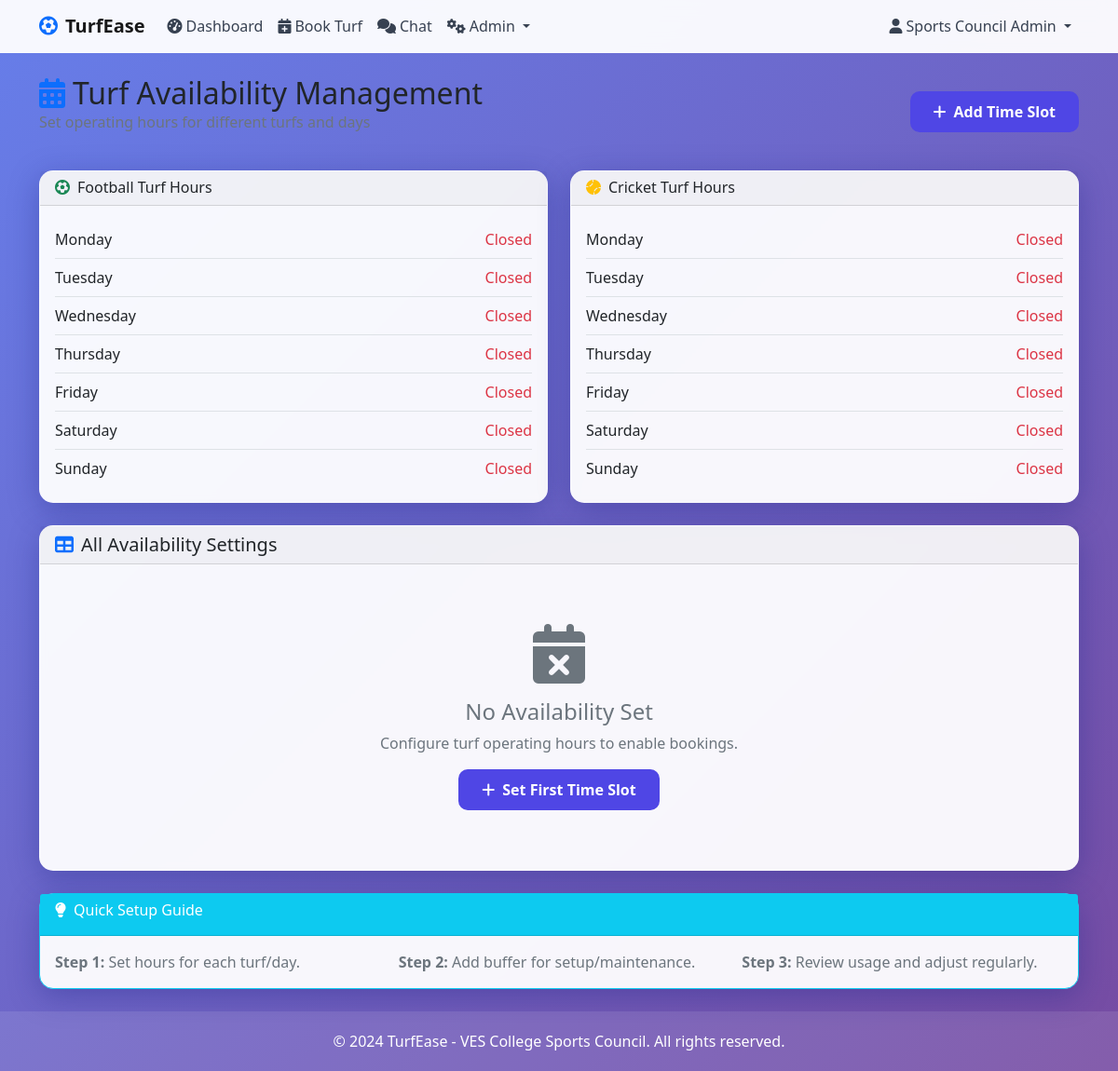
The page /admin/turf_availability (signed in) on the database as committed earlier.
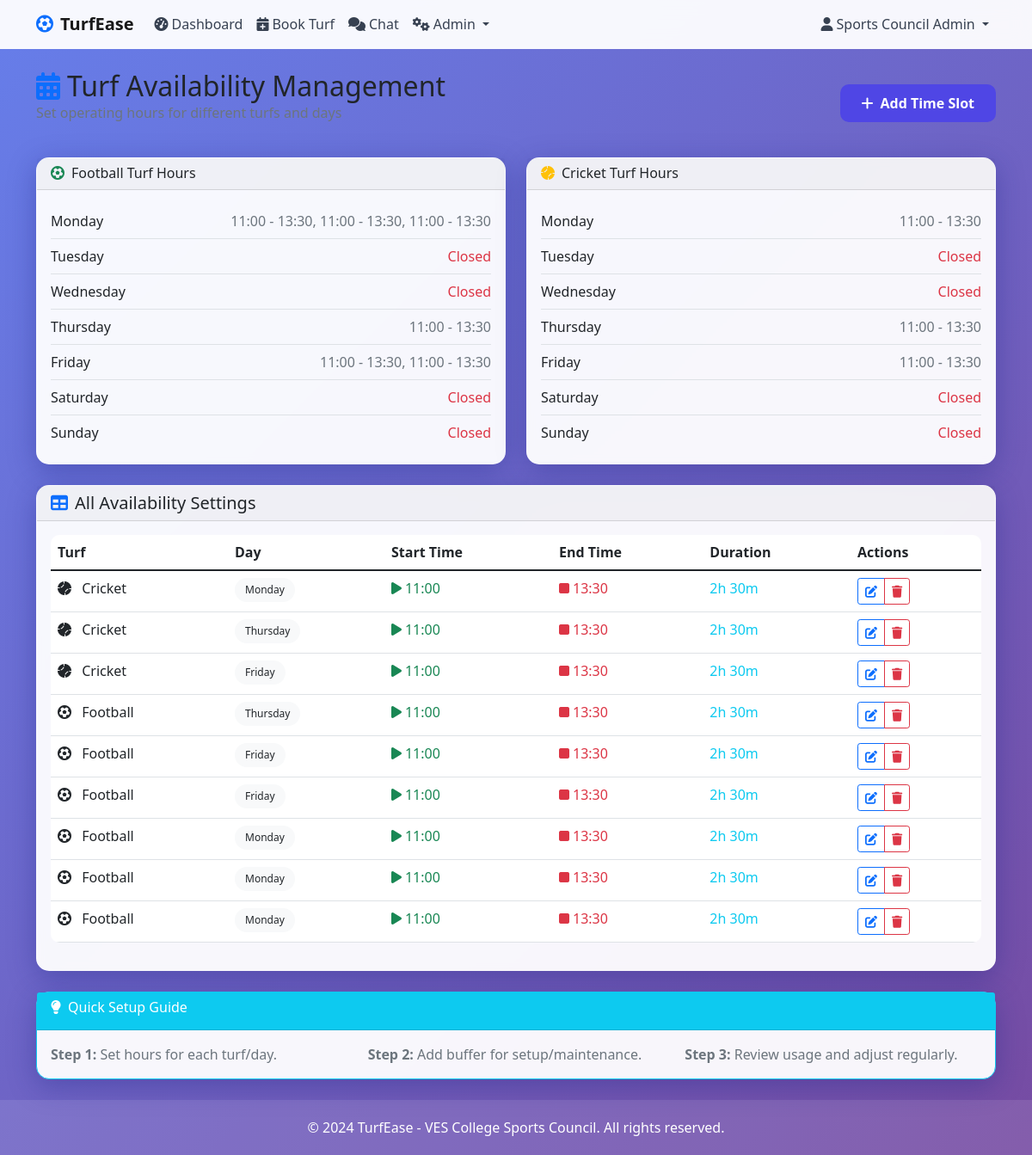
The same page on the database as committed later.
### tables this page shows
CREATE TABLE users (
        id INTEGER PRIMARY KEY AUTOINCREMENT,
        email TEXT UNIQUE NOT NULL,
        name TEXT NOT NULL,
        division TEXT,
        is_admin BOOLEAN DEFAULT 0,
        is_active BOOLEAN DEFAULT 0,
        password_hash TEXT,
        created_at TIMESTAMP DEFAULT CURRENT_TIMESTAMP
    , otp TEXT);

CREATE TABLE turf_availability (
            id INTEGER PRIMARY KEY AUTOINCREMENT,
            turf_side TEXT NOT NULL,
            day_of_week TEXT NOT NULL,  -- e.g., 'Monday'
            start_time TEXT NOT NULL,   -- e.g., '04:00'
            end_time TEXT NOT NULL      -- e.g., '22:00'
        );

### app.py (the view, shortened to what this page needs)
@app.route('/admin/turf_availability', methods=['GET', 'POST'])
@admin_required
def turf_availability():
    conn = get_db_connection()
    availabilities = conn.execute('SELECT * FROM turf_availability').fetchall()
    conn.close()
    return render_template('admin_turf_availability.html', availabilities=availabilities, turf_sides=TURF_SIDES)

### app.py (called while the page is built)
@login_manager.user_loader
def load_user(user_id):
    conn = sqlite3.connect(DATABASE)
    cursor = conn.cursor()
    cursor.execute('SELECT * FROM users WHERE id = ?', (user_id,))
    user_data = cursor.fetchone()
    conn.close()
    if user_data:
        return User(
            user_data[0],  # id
            user_data[1],  # email
            user_data[2],  # name
            user_data[3],  # division
            user_data[4],  # is_admin
            user_data[5],  # is_active (adjust index if needed)
        )
    return None

def admin_required(f):
    @wraps(f)
    def decorated_function(*args, **kwargs):
        if not current_user.is_authenticated or not current_user.is_admin:
            flash('Access denied. Admin privileges required.', 'error')
            return redirect(url_for('login'))
        return f(*args, **kwargs)
    return decorated_function

def get_db_connection():
    conn = sqlite3.connect(DATABASE)
    conn.row_factory = sqlite3.Row
    return conn

    @property
    def is_active(self):
        return bool(self._is_active_flag)  # Overriding default property safely

### templates/admin_turf_availability.html (shortened to what this page needs)
{% extends "base.html" %}
{% block content %}
<div class="row">
    <div class="col-12">
        <div class="d-flex justify-content-between align-items-center mb-4">
            <div>
                <h2 class="mb-0">
                    <i class="fas fa-calendar-alt text-primary me-2"></i>Turf Availability Management
                </h2>
                <p class="text-muted">Set operating hours for different turfs and days</p>
            </div>
            <button class="btn btn-primary" data-bs-toggle="modal" data-bs-target="#addAvailabilityModal">
                <i class="fas fa-plus me-2"></i>Add Time Slot
            </button>
        </div>
    </div>
</div>
<div class="row mb-4">
    <div class="col-md-6">
        <div class="card">
            <div class="card-header"><h6 class="mb-0"><i class="fas fa-futbol text-success me-2"></i>Football Turf Hours</h6></div>
            <div class="card-body">
                {% for day in ['Monday', 'Tuesday', 'Wednesday', 'Thursday', 'Friday', 'Saturday', 'Sunday'] %}
                <div class="d-flex justify-content-between align-items-center py-2 {% if not loop.last %}border-bottom{% endif %}">
                    <span class="fw-medium">{{ day }}</span>
                    <span class="text-muted">
                        {% set football_times = availabilities|selectattr("turf_side", "equalto", "Football")|selectattr("day_of_week", "equalto", day)|list %}
                        {% if football_times %}
                            {% for time in football_times %}
                                {{ time.start_time }} - {{ time.end_time }}{% if not loop.last %}, {% endif %}
                            {% endfor %}
                        {% else %}
                            <span class="text-danger">Closed</span>
                        {% endif %}
                    </span>
                </div>
                {% endfor %}
            </div>
        </div>
    </div>
    <div class="col-md-6">
        <div class="card">
            <div class="card-header"><h6 class="mb-0"><i class="fas fa-baseball-ball text-warning me-2"></i>Cricket Turf Hours</h6></div>
            <div class="card-body">
                {% for day in ['Monday', 'Tuesday', 'Wednesday', 'Thursday', 'Friday', 'Saturday', 'Sunday'] %}
                <div class="d-flex justify-content-between align-items-center py-2 {% if not loop.last %}border-bottom{% endif %}">
                    <span class="fw-medium">{{ day }}</span>
                    <span class="text-muted">
                        {% set cricket_times = availabilities|selectattr("turf_side", "equalto", "Cricket")|selectattr("day_of_week", "equalto", day)|list %}
                        {% if cricket_times %}
                            {% for time in cricket_times %}
                                {{ time.start_time }} - {{ time.end_time }}{% if not loop.last %}, {% endif %}
                            {% endfor %}
                        {% else %}
                            <span class="text-danger">Closed</span>
                        {% endif %}
                    </span>
                </div>
                {% endfor %}
            </div>
        </div>
    </div>
</div>
<div class="row">
    <div class="col-12">
        <div class="card">
            <div class="card-header">
                <h5 class="mb-0"><i class="fas fa-table text-primary me-2"></i>All Availability Settings</h5>
            </div>
            <div class="card-body">
                {% if availabilities %}
                <div class="table-responsive">
                    <table class="table table-hover">
                        <thead>
                            <tr>
                                <th>Turf</th>
                                <th>Day</th>
                                <th>Start Time</th>
                                <th>End Time</th>
                                <th>Duration</th>
                                <th>Actions</th>
                            </tr>
                        </thead>
                        <tbody>
                            {% for availability in availabilities %}
                            <tr>
                                <td>
                                    <i class="fas fa-{{ 'futbol' if availability.turf_side == 'Football' else 'baseball-ball' }} me-2"></i>
                                    {{ availability.turf_side }}
                                </td>
                                <td><span class="badge bg-light text-dark">{{ availability.day_of_week }}</span></td>
                                <td><span class="text-success"><i class="fas fa-play me-1"></i>{{ availability.start_time }}</span></td>
                                <td><span class="text-danger"><i class="fas fa-stop me-1"></i>{{ availability.end_time }}</span></td>
                                <td>
                                    {% set start = availability.start_time.split(':') %}
                                    {% set end = availability.end_time.split(':') %}
                                    {% set duration = (end[0]|int*60 + end[1]|int) - (start[0]|int*60 + start[1]|int) %}
                                    <span class="text-info">{{ (duration // 60) }}h {{ (duration % 60) }}m</span>
                                </td>
                                <td>
                                    <div class="btn-group">
                                        <button class="btn btn-sm btn-outline-primary" onclick="editAvailability({{ availability.id }}, '{{ availability.turf_side }}', '{{ availability.day_of_week }}', '{{ availability.start_time }}', '{{ availability.end_time }}')">
                                            <i class="fas fa-edit"></i>
                                        </button>
                                        <button class="btn btn-sm btn-outline-danger" onclick="deleteAvailability({{ availability.id }})">
                                            <i class="fas fa-trash"></i>
                                        </button>
                                    </div>
                                </td>
                            </tr>
                            {% endfor %}
                        </tbody>
                    </table>
                </div>
                {% else %}
                <div class="text-center py-5">
                    <i class="fas fa-calendar-times text-muted" style="font-size: 4rem;"></i>
                    <h4 class="mt-3 text-muted">No Availability Set</h4>
                    <p class="text-muted">Configure turf operating hours to enable bookings.</p>
                    <button class="btn btn-primary" data-bs-toggle="modal" data-bs-target="#addAvailabilityModal">
                        <i class="fas fa-plus me-2"></i>Set First Time Slot
                    </button>
                </div>
                {% endif %}
            </div>
        </div>
    </div>
</div>
<div class="row mt-4">
    <div class="col-12">
        <div class="card border-info">
            <div class="card-header bg-info text-white">
                <h6><i class="fas fa-lightbulb me-2"></i>Quick Setup Guide</h6>
            </div>
            <div class="card-body">
                <div class="row text-muted">
                    <div class="col-md-4"><strong>Step 1:</strong> Set hours for each turf/day.</div>
                    <div class="col-md-4"><strong>Step 2:</strong> Add buffer for setup/maintenance.</div>
                    <div class="col-md-4"><strong>Step 3:</strong> Review usage and adjust regularly.</div>
                </div>
            </div>
        </div>
    </div>
</div>
{% endblock %}

### templates/base.html (shortened to what this page needs)
<!DOCTYPE html>
<html lang="en">
<head>
    <link href="https://cdn.jsdelivr.net/npm/bootstrap@5.1.3/dist/css/bootstrap.min.css" rel="stylesheet">
    <link href="https://cdnjs.cloudflare.com/ajax/libs/font-awesome/6.0.0/css/all.min.css" rel="stylesheet">
</head>
<body>
    <nav class="navbar navbar-expand-lg navbar-light">
        <div class="container">
            <a class="navbar-brand fw-bold" href="{{ url_for('index') }}">
                <i class="fas fa-futbol text-primary me-2"></i>TurfEase
            </a>
            <div class="collapse navbar-collapse" id="navbarNav">
                <ul class="navbar-nav me-auto">
                    {% if current_user.is_authenticated %}
                    <li class="nav-item">
                        <a class="nav-link" href="{{ url_for('dashboard') }}">
                            <i class="fas fa-tachometer-alt me-1"></i>Dashboard
                        </a>
                    </li>
                    <li class="nav-item">
                        <a class="nav-link" href="{{ url_for('book_turf') }}">
                            <i class="fas fa-calendar-plus me-1"></i>Book Turf
                        </a>
                    </li>
                    <li class="nav-item">
                        <a class="nav-link" href="{{ url_for('chat') }}">
                            <i class="fas fa-comments me-1"></i>Chat
                        </a>
                    </li>
                    {% if current_user.is_admin %}
                    <li class="nav-item dropdown">
                        <a class="nav-link dropdown-toggle" href="#" role="button" data-bs-toggle="dropdown">
                            <i class="fas fa-cogs me-1"></i>Admin
                        </a>
                    </li>
                    {% endif %}
                    {% endif %}
                </ul>
                <ul class="navbar-nav">
                    {% if current_user.is_authenticated %}
                    <li class="nav-item dropdown">
                        <a class="nav-link dropdown-toggle" href="#" role="button" data-bs-toggle="dropdown">
                            <i class="fas fa-user me-1"></i>{{ current_user.name }}
                        </a>
                    </li>
                    {% endif %}
                </ul>
            </div>
        </div>
    </nav>
    <main class="container my-4">
        {% block content %}{% endblock %}
    </main>
    <footer class="footer mt-auto">
        <div class="container">
            <p class="mb-0">&copy; 2024 TurfEase - VES College Sports Council. All rights reserved.</p>
        </div>
    </footer>
</body>
</html>

### templates/base.html (style rules this page uses)
:root { --primary-color: #4f46e5; --secondary-color: #6366f1; --success-color: #10b981; --danger-color: #ef4444; --warning-color: #f59e0b; --info-color: #3b82f6; }
body { background: linear-gradient(135deg, #667eea 0%, #764ba2 100%); min-height: 100vh; font-family: 'Segoe UI', Tahoma, Geneva, Verdana, sans-serif; }
.navbar { background: rgba(255, 255, 255, 0.95) !important; backdrop-filter: blur(10px); border-bottom: 1px solid rgba(255, 255, 255, 0.2); z-index: 1080 !important; position: relative; }
.card { background: rgba(255, 255, 255, 0.95); border: none; border-radius: 15px; box-shadow: 0 8px 32px rgba(31, 38, 135, 0.37); backdrop-filter: blur(4px); border: 1px solid rgba(255, 255, 255, 0.18); }
.btn-primary { background: var(--primary-color); border: none; border-radius: 10px; padding: 10px 25px; font-weight: 600; transition: all 0.3s ease; }
.table { background: white; border-radius: 10px; overflow: hidden; }
.badge { padding: 8px 12px; border-radius: 20px; font-weight: 500; }
.nav-link { color: #374151 !important; font-weight: 500; transition: color 0.3s ease; }
.footer { background: rgba(255, 255, 255, 0.1); color: white; text-align: center; padding: 20px 0; margin-top: 50px; }

Rows that differ between the two databases and show on the page:
added turf_availability: start_time "11:00", end_time "13:30", turf_side "Football", day_of_week "Monday", value "2", value "30"
added turf_availability: start_time "11:00", end_time "13:30", turf_side "Football", day_of_week "Monday", value "2", value "30"
added turf_availability: start_time "11:00", end_time "13:30", turf_side "Football", day_of_week "Monday", value "2", value "30"
added turf_availability: start_time "11:00", end_time "13:30", turf_side "Football", day_of_week "Thursday", value "2", value "30"
added turf_availability: start_time "11:00", end_time "13:30", turf_side "Football", day_of_week "Friday", value "2", value "30"
added turf_availability: start_time "11:00", end_time "13:30", turf_side "Football", day_of_week "Friday", value "2", value "30"
added turf_availability: start_time "11:00", end_time "13:30", turf_side "Cricket", day_of_week "Monday", value "2", value "30"
added turf_availability: start_time "11:00", end_time "13:30", turf_side "Cricket", day_of_week "Thursday", value "2", value "30"
added turf_availability: start_time "11:00", end_time "13:30", turf_side "Cricket", day_of_week "Friday", value "2", value "30"
Other text that changed with them:
text no longer shown: "No Availability Set Configure turf operating hours to enable bookings. Set First Time Slot"
text now shown: "Turf Day Start Time End Time Duration Actions"
list line gone: "Closed"
